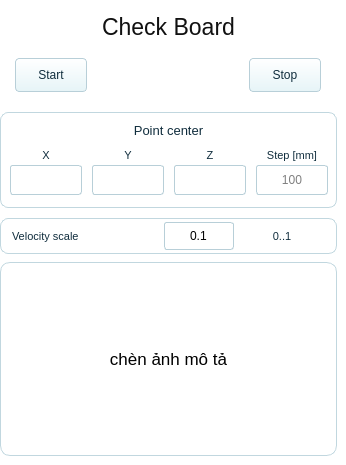
      <widget class="QWidget" name="tabCheckBoard">
       <property name="styleSheet">
        <string>background:transparent; border:0px;</string>
       </property>
       <attribute name="title">
        <string>Check Board</string>
       </attribute>
      <widget class="QLabel" name="lblCheckBoardTitle">
       <property name="geometry">
        <rect>
         <x>0</x>
         <y>6</y>
         <width>337</width>
         <height>42</height>
        </rect>
       </property>
       <property name="font">
        <font>
         <family>Arial</family>
         <pointsize>17</pointsize>
        </font>
       </property>
       <property name="styleSheet">
        <string>background:transparent; color:#111111; border:0px;</string>
       </property>
       <property name="text">
        <string>Check Board</string>
       </property>
       <property name="alignment">
        <set>Qt::AlignCenter</set>
       </property>
      </widget>
      <widget class="QPushButton" name="btnCheckBoardStart">
       <property name="geometry">
        <rect>
         <x>15</x>
         <y>58</y>
         <width>72</width>
         <height>34</height>
        </rect>
       </property>
       <property name="font">
        <font>
         <family>Arial</family>
         <pointsize>9</pointsize>
        </font>
       </property>
       <property name="styleSheet">
        <string>QPushButton{background:qlineargradient(x1:0,y1:0,x2:0,y2:1, stop:0 #ffffff, stop:1 #e6f4f7); color:#102d3d; border:1px solid #b8cfd8; border-radius:4px;} QPushButton:pressed{background:#cdebf0;}</string>
       </property>
       <property name="text">
        <string>Start</string>
       </property>
      </widget>
      <widget class="QPushButton" name="btnCheckBoardStop">
       <property name="geometry">
        <rect>
         <x>249</x>
         <y>58</y>
         <width>72</width>
         <height>34</height>
        </rect>
       </property>
       <property name="font">
        <font>
         <family>Arial</family>
         <pointsize>9</pointsize>
        </font>
       </property>
       <property name="styleSheet">
        <string>QPushButton{background:qlineargradient(x1:0,y1:0,x2:0,y2:1, stop:0 #ffffff, stop:1 #e6f4f7); color:#102d3d; border:1px solid #b8cfd8; border-radius:4px;} QPushButton:pressed{background:#cdebf0;}</string>
       </property>
       <property name="text">
        <string>Stop</string>
       </property>
      </widget>
      <widget class="QFrame" name="checkBoardPointCenterGroup">
       <property name="geometry">
        <rect>
         <x>0</x>
         <y>112</y>
         <width>337</width>
         <height>96</height>
        </rect>
       </property>
       <property name="styleSheet">
        <string>QFrame{background:rgba(255,255,255,220); border:1px solid #c1d7df; border-radius:8px;}</string>
       </property>
      <widget class="QLabel" name="checkBoardPointCenterTitle">
       <property name="geometry">
        <rect>
         <x>0</x>
         <y>6</y>
         <width>337</width>
         <height>24</height>
        </rect>
       </property>
       <property name="font">
        <font>
         <family>Arial</family>
         <pointsize>10</pointsize>
        </font>
       </property>
       <property name="styleSheet">
        <string>background:transparent; color:#102d3d; border:0px;</string>
       </property>
       <property name="text">
        <string>Point center</string>
       </property>
       <property name="alignment">
        <set>Qt::AlignCenter</set>
       </property>
      </widget>
      <widget class="QLabel" name="checkBoardX_label">
       <property name="geometry">
        <rect>
         <x>10</x>
         <y>35</y>
         <width>72</width>
         <height>16</height>
        </rect>
       </property>
       <property name="font">
        <font>
         <family>Arial</family>
         <pointsize>8</pointsize>
        </font>
       </property>
       <property name="styleSheet">
        <string>background:transparent; color:#102d3d; border:0px;</string>
       </property>
       <property name="text">
        <string>X</string>
       </property>
       <property name="alignment">
        <set>Qt::AlignCenter</set>
       </property>
      </widget>
      <widget class="QLineEdit" name="txtCheckBoardX">
       <property name="geometry">
        <rect>
         <x>10</x>
         <y>53</y>
         <width>72</width>
         <height>30</height>
        </rect>
       </property>
       <property name="styleSheet">
        <string>QLineEdit{background:white; color:black; border-radius:3px; border:1px solid #b8cfd8; padding-left:3px; padding-right:3px; selection-background-color:#00a6c7;}</string>
       </property>
       <property name="alignment">
        <set>Qt::AlignCenter</set>
       </property>
      </widget>
      <widget class="QLabel" name="checkBoardY_label">
       <property name="geometry">
        <rect>
         <x>92</x>
         <y>35</y>
         <width>72</width>
         <height>16</height>
        </rect>
       </property>
       <property name="font">
        <font>
         <family>Arial</family>
         <pointsize>8</pointsize>
        </font>
       </property>
       <property name="styleSheet">
        <string>background:transparent; color:#102d3d; border:0px;</string>
       </property>
       <property name="text">
        <string>Y</string>
       </property>
       <property name="alignment">
        <set>Qt::AlignCenter</set>
       </property>
      </widget>
      <widget class="QLineEdit" name="txtCheckBoardY">
       <property name="geometry">
        <rect>
         <x>92</x>
         <y>53</y>
         <width>72</width>
         <height>30</height>
        </rect>
       </property>
       <property name="styleSheet">
        <string>QLineEdit{background:white; color:black; border-radius:3px; border:1px solid #b8cfd8; padding-left:3px; padding-right:3px; selection-background-color:#00a6c7;}</string>
       </property>
       <property name="alignment">
        <set>Qt::AlignCenter</set>
       </property>
      </widget>
      <widget class="QLabel" name="checkBoardZ_label">
       <property name="geometry">
        <rect>
         <x>174</x>
         <y>35</y>
         <width>72</width>
         <height>16</height>
        </rect>
       </property>
       <property name="font">
        <font>
         <family>Arial</family>
         <pointsize>8</pointsize>
        </font>
       </property>
       <property name="styleSheet">
        <string>background:transparent; color:#102d3d; border:0px;</string>
       </property>
       <property name="text">
        <string>Z</string>
       </property>
       <property name="alignment">
        <set>Qt::AlignCenter</set>
       </property>
      </widget>
      <widget class="QLineEdit" name="txtCheckBoardZ">
       <property name="geometry">
        <rect>
         <x>174</x>
         <y>53</y>
         <width>72</width>
         <height>30</height>
        </rect>
       </property>
       <property name="styleSheet">
        <string>QLineEdit{background:white; color:black; border-radius:3px; border:1px solid #b8cfd8; padding-left:3px; padding-right:3px; selection-background-color:#00a6c7;}</string>
       </property>
       <property name="alignment">
        <set>Qt::AlignCenter</set>
       </property>
      </widget>
      <widget class="QLabel" name="checkBoardStep_label">
       <property name="geometry">
        <rect>
         <x>256</x>
         <y>35</y>
         <width>72</width>
         <height>16</height>
        </rect>
       </property>
       <property name="font">
        <font>
         <family>Arial</family>
         <pointsize>8</pointsize>
        </font>
       </property>
       <property name="styleSheet">
        <string>background:transparent; color:#102d3d; border:0px;</string>
       </property>
       <property name="text">
        <string>Step [mm]</string>
       </property>
       <property name="alignment">
        <set>Qt::AlignCenter</set>
       </property>
      </widget>
      <widget class="QLineEdit" name="txtCheckBoardStep">
       <property name="geometry">
        <rect>
         <x>256</x>
         <y>53</y>
         <width>72</width>
         <height>30</height>
        </rect>
       </property>
       <property name="styleSheet">
        <string>QLineEdit{background:white; color:black; border-radius:3px; border:1px solid #b8cfd8; padding-left:3px; padding-right:3px; selection-background-color:#00a6c7;}</string>
       </property>
      <property name="alignment">
       <set>Qt::AlignCenter</set>
      </property>
      <property name="placeholderText">
       <string>100</string>
      </property>
      </widget>
      </widget>
      <widget class="QFrame" name="checkBoardVelocityGroup">
       <property name="geometry">
        <rect>
         <x>0</x>
         <y>218</y>
         <width>337</width>
         <height>36</height>
        </rect>
       </property>
       <property name="styleSheet">
        <string>QFrame{background:rgba(255,255,255,220); border:1px solid #c1d7df; border-radius:8px;}</string>
       </property>
      <widget class="QLabel" name="lblCheckBoardVelocity">
       <property name="geometry">
        <rect>
         <x>12</x>
         <y>6</y>
         <width>130</width>
         <height>24</height>
        </rect>
       </property>
       <property name="font">
        <font>
         <family>Arial</family>
         <pointsize>8</pointsize>
        </font>
       </property>
       <property name="styleSheet">
        <string>background:transparent; color:#102d3d; border:0px;</string>
       </property>
       <property name="text">
        <string>Velocity scale</string>
       </property>
      </widget>
      <widget class="QLineEdit" name="txtCheckBoardVelocity">
       <property name="geometry">
        <rect>
         <x>164</x>
         <y>4</y>
         <width>70</width>
         <height>28</height>
        </rect>
       </property>
       <property name="styleSheet">
        <string>QLineEdit{background:white; color:black; border-radius:3px; border:1px solid #b8cfd8; padding-left:3px; padding-right:3px; selection-background-color:#00a6c7;}</string>
       </property>
       <property name="alignment">
        <set>Qt::AlignCenter</set>
       </property>
       <property name="text">
        <string>0.1</string>
       </property>
       <property name="placeholderText">
        <string>0.1</string>
       </property>
      </widget>
      <widget class="QLabel" name="lblCheckBoardVelocityRange">
       <property name="geometry">
        <rect>
         <x>246</x>
         <y>6</y>
         <width>72</width>
         <height>24</height>
        </rect>
       </property>
       <property name="font">
        <font>
         <family>Arial</family>
         <pointsize>8</pointsize>
        </font>
       </property>
       <property name="styleSheet">
        <string>background:transparent; color:#102d3d; border:0px;</string>
       </property>
       <property name="text">
        <string>0..1</string>
       </property>
       <property name="alignment">
        <set>Qt::AlignCenter</set>
       </property>
      </widget>
      </widget>
      <widget class="QFrame" name="checkBoardPreviewGroup">
       <property name="geometry">
        <rect>
         <x>0</x>
         <y>262</y>
         <width>337</width>
         <height>194</height>
        </rect>
       </property>
       <property name="styleSheet">
        <string>QFrame{background:rgba(255,255,255,235); border:1px solid #c1d7df; border-radius:10px;}</string>
       </property>
      <widget class="QLabel" name="checkBoardPreviewGroupLabel">
       <property name="geometry">
        <rect>
         <x>0</x>
         <y>0</y>
         <width>337</width>
         <height>194</height>
        </rect>
       </property>
       <property name="font">
        <font>
         <family>Arial</family>
         <pointsize>13</pointsize>
        </font>
       </property>
       <property name="styleSheet">
        <string>background:transparent; color:black; border:0px;</string>
       </property>
       <property name="text">
        <string>chèn ảnh mô tả</string>
       </property>
       <property name="alignment">
        <set>Qt::AlignCenter</set>
       </property>
      </widget>
      </widget>
      </widget>
